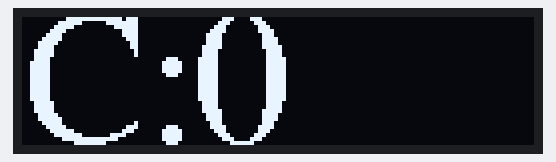
The sketch below on a simulated Arduino Uno, built with avr-gcc and run on an emulated ATmega328P. On the bench: 128×32 one-colour display. What the sketch prints to the serial monitor is not drawn.

Above: at 0.05 s.
At 4.99 s:
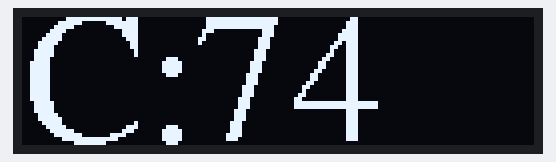
At 9.98 s:
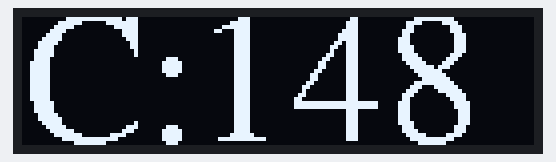
At 19.97 s:
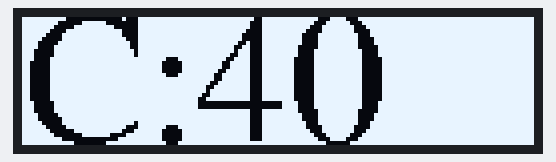
At 29.94 s:
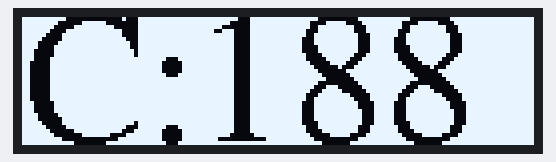
At 39.94 s:
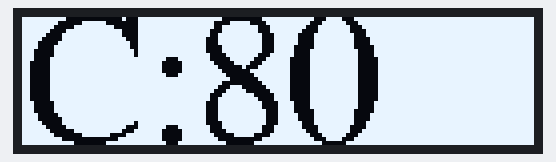

The sketch:

Test_OLED.ino
```cpp
#include <Adafruit_GFX.h>
#include <Adafruit_GrayOLED.h>
#include <Adafruit_SPITFT_Macros.h>
#include <Adafruit_SPITFT.h>
#include <gfxfont.h>

#include <Adafruit_SSD1306.h>
#include <splash.h>


// #include <SPI.h>

// #include <Wire.h>

// #include <Adafruit_GFX.h>

// #include <Adafruit_SSD1306.h>
#define SCREEN_WIDTH 128 // OLED display width, in pixels
#define SCREEN_HEIGHT 32 // OLED display height, in pixels
//#define SCREEN_WIDTH 128 // OLED display width, in pixels
//#define SCREEN_HEIGHT 64 // OLED display height, in pixels
// Declaration for SSD1306 display connected using I2C

#define OLED_RESET     -1 // Reset pin # (or -1 if sharing Arduino reset pin)

#define SCREEN_ADDRESS 0x3C

Adafruit_SSD1306 display(SCREEN_WIDTH, SCREEN_HEIGHT, &Wire, OLED_RESET);
// Declaration for SSD1306 display connected using software SPI:

//#define OLED_MOSI   9

//#define OLED_CLK   10

//#define OLED_DC    11

//#define OLED_CS    12

//#define OLED_RESET 13

//Adafruit_SSD1306 display(SCREEN_WIDTH, SCREEN_HEIGHT, OLED_MOSI, OLED_CLK, OLED_DC, OLED_RESET, OLED_CS);

// Add font headers from the Adafruit GFX "Fonts" folder.
// If these headers are not present in your installation adjust the paths/names
#include <Fonts/FreeSans9pt7b.h>
#include <Fonts/FreeSans12pt7b.h>
//#include <Fonts/FreeMono9pt7b.h>
#include <Fonts/FreeMono12pt7b.h>
#include <Fonts/FreeSerif9pt7b.h>
//#include <Fonts/FreeSerif12pt7b.h>
#include <Fonts/FreeSerif24pt7b.h>
// ...existing code...

void setContrast(Adafruit_SSD1306 *display, uint8_t contrast)
{
    display->ssd1306_command(SSD1306_SETCONTRAST);
    display->ssd1306_command(contrast);
    Serial.println(contrast);
}

// New helper to cycle and display different fonts
void testFonts()
{
    struct FontInfo { const GFXfont* font; const char* name; };
    const FontInfo fonts[] = {
        { &FreeSans9pt7b,  "FreeSans9pt7b"  },
        { &FreeSans12pt7b, "FreeSans12pt7b" },
 //       { &FreeMono9pt7b,  "FreeMono9pt7b"  },
        { &FreeMono12pt7b, "FreeMono12pt7b" },
        { &FreeSerif9pt7b, "FreeSerif9pt7b" },
        //{ &FreeSerif12pt7b,"FreeSerif12pt7b"},
        { &FreeSerif24pt7b,"FreeSerif24pt7b"}
    };
    const size_t count = sizeof(fonts) / sizeof(fonts[0]);

    // Example sample text to show glyph coverage and spacing
    const char* sample = "Hello 12345";

    for (size_t i = 0; i < count; ++i)
    {
        setContrast(&display, 255 - 256/count * i);

        display.clearDisplay();
        display.setTextSize(1);          // keep text size at 1 when using GFX fonts
        display.setTextColor(WHITE);
        display.setFont(fonts[i].font);
        // show font name on top using default font (revert temporarily)
        display.setCursor(0,12);
        display.setFont(NULL);
        display.println(fonts[i].name);
        // show sample using the test font beneath
        display.setFont(fonts[i].font);
        display.setCursor(0, 30);
        display.println(sample);
        display.display();
        delay(1500);
    }

    // restore default font
    display.setFont(NULL);
}

void setup()
{

    Serial.begin(9600);

    // initialize the OLED object

    if(!display.begin(SSD1306_SWITCHCAPVCC, SCREEN_ADDRESS))
    {
       Serial.println(F("SSD1306 allocation failed"));
       for(;;); // Don't proceed, loop forever
    }
// Uncomment this if you are using SPI

 //if(!display.begin(SSD1306_SWITCHCAPVCC)) {

 //  Serial.println(F("SSD1306 allocation failed"));

 //  for(;;); // Don't proceed, loop forever

 //}
}

void loop()
{
    display.setRotation(2); //upside down

    display.setTextSize(1);
    display.setFont(&FreeSerif24pt7b);
    for(int i=0; i<256; i++)
    {
        display.clearDisplay();
        display.setTextColor(WHITE);
        setContrast(&display, i);
        display.setCursor(0, 30);
        display.print("C:"); display.print(i);
        display.display();
        delay(50);
    }

return;

    testFonts();

    // Clear the buffer.

    for(int i=1; i<5; i++)
    {
        display.clearDisplay();
        display.setTextColor(WHITE);
        display.setTextSize(i);
        display.setCursor(0, 0);
        display.println("Hello");
        display.display();
        delay(2000);
    }

    return;

    // Display Text
 display.setTextSize(1);

 display.setTextColor(WHITE);

 display.setCursor(0, 28);

 display.println("Hello world!");

 display.display();

 delay(2000);

 display.clearDisplay();
// Display Inverted Text

 display.setTextColor(BLACK, WHITE); // 'inverted' text

 display.setCursor(0, 28);

 display.println("Hello world!");

 display.display();

 delay(2000);

 display.clearDisplay();
// Changing Font Size

 display.setTextColor(WHITE);

 display.setCursor(0, 24);

 display.setTextSize(2);

 display.println("Hello!");

 display.display();

 delay(2000);

 display.clearDisplay();

 // Display Numbers

 display.setTextSize(1);

 display.setCursor(0, 28);

 display.println(123456789);

 display.display();

 delay(2000);

 display.clearDisplay();
// Specifying Base For Numbers

 display.setCursor(0, 28);

 display.print("0x"); display.print(0xFF, HEX);

 display.print("(HEX) = ");

 display.print(0xFF, DEC);

 display.println("(DEC)");

 display.display();

 delay(2000);

 display.clearDisplay();
// Display ASCII Characters

 display.setCursor(0, 24);

 display.setTextSize(2);

 display.write(1);

 display.display();

 delay(2000);

 display.clearDisplay();
// Scroll full screen

 display.setCursor(0, 0);

 display.setTextSize(1);

 display.println("Full");

 display.println("screen");

 display.println("scrolling!");

 display.display();

 display.startscrollright(0x00, 0x07);

 delay(4500);

 display.stopscroll();

 delay(1000);

 display.startscrollleft(0x00, 0x07);

 delay(4500);

 display.stopscroll();

 delay(1000);

 display.startscrolldiagright(0x00, 0x07);

 delay(4500);

 display.startscrolldiagleft(0x00, 0x07);

 delay(4500);

 display.stopscroll();

 display.clearDisplay();
//draw rectangle

 display.setTextSize(1);

 display.setTextColor(WHITE);

 display.setCursor(0, 0);

 display.println("Rectangle");

 display.drawRect(0, 15, 60, 40, WHITE);

 display.display();

 delay(2000);

 display.clearDisplay();
//draw filled rectangle

 display.setCursor(0, 0);

 display.println("Filled Rectangle");

 display.fillRect(0, 15, 60, 40, WHITE);

 display.display();

 delay(2000);

 display.clearDisplay();
//draw rectangle with rounded corners

 display.setCursor(0, 0);

 display.println("Round Rectangle");

 display.drawRoundRect(0, 15, 60, 40, 8, WHITE);

 display.display();

 delay(2000);

 display.clearDisplay();
//draw circle

 display.setCursor(0, 0);

 display.println("Circle");

 display.drawCircle(20, 35, 20, WHITE);

 display.display();

 delay(2000);

 display.clearDisplay();
//draw filled circle

 display.setCursor(0, 0);

 display.println("Filled Circle");

 display.fillCircle(20, 35, 20, WHITE);

 display.display();

 delay(2000);

 display.clearDisplay();
//draw triangle

 display.setCursor(0, 0);

 display.println("Triangle");

 display.drawTriangle(30, 15, 0, 60, 60, 60, WHITE);

 display.display();

 delay(2000);

 display.clearDisplay();
//draw filled triangle

 display.setCursor(0, 0);

 display.println("Filled Triangle");

 display.fillTriangle(30, 15, 0, 60, 60, 60, WHITE);

 display.display();

 delay(2000);

 display.clearDisplay();

}
```
